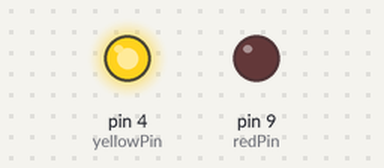
Simulated run of this sketch. Board: Arduino Uno, built with avr-gcc and run on an emulated ATmega328P. Parts: output pins drawn as LEDs (lit = HIGH).

Above: at 0.2 s.
At 5.2 s:
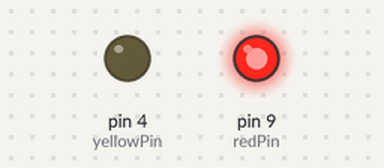
At 9.7 s:
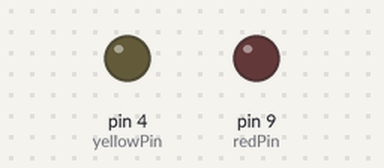
Timing chart, 0 to 10.4 s (numbered marks = the images above):
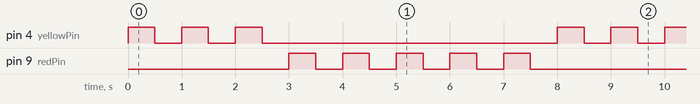

Measured:
- by itself, pin 4 (yellowPin): repeats every 8.0 s: 2 × (LOW 0.50 s, HIGH 0.50 s), LOW 5.5 s, HIGH 0.50 s
- by itself, pin 9 (redPin): repeats every 8.0 s: 4 × (LOW 0.50 s, HIGH 0.50 s), LOW 3.5 s, HIGH 0.50 s
- by itself, everything shown: repeats every 8.0 s, in 16 steps

The sketch:

forLoops.ino
```cpp
int redPin = 9;
int yellowPin = 4;
int delayTime = 500;
int yellowBlink = 3;
int redBlink = 5;
int j;

void setup() {
  // put your setup code here, to run once:
pinMode (redPin, OUTPUT);
pinMode (yellowPin, OUTPUT);
}

void loop() {
  // put your main code here, to run repeatedly:
//yellow blink 3 times
  for(j=1;j<=yellowBlink;j=j+1){
digitalWrite (yellowPin, HIGH);
delay (delayTime);
digitalWrite (yellowPin, LOW);
delay (delayTime);
  }
//red blink 5 times

   for(j=1;j<=redBlink;j=j+1){
digitalWrite (redPin, HIGH);
delay (delayTime);
digitalWrite (redPin, LOW);
delay (delayTime);
   }
}
```
